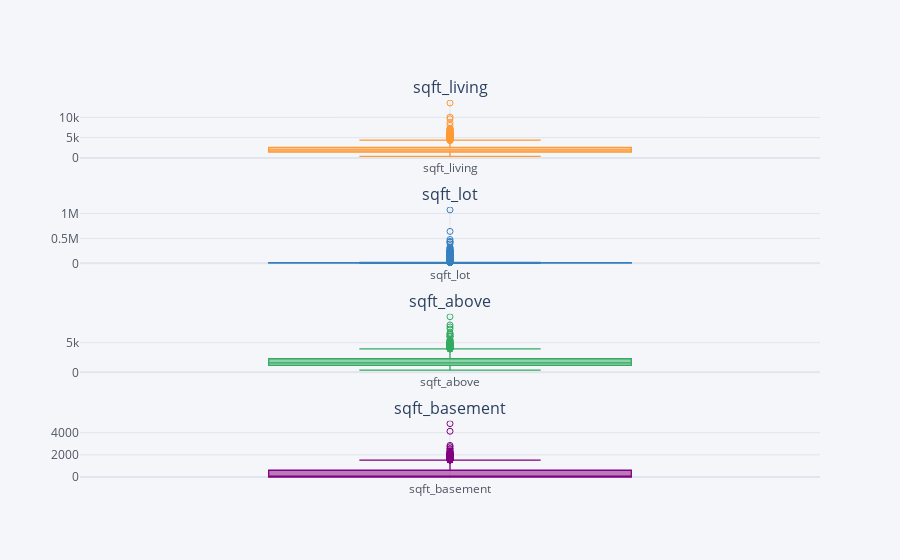

The code cell stored with this chart in its notebook:
### Code cell
# Create the boxplots using Cufflinks and Plotly
fig = df[continuous_cols].iplot(kind='box', subplots=True,boxpoints='outliers', shape=(len(continuous_cols), 1),
                                 subplot_titles=continuous_cols, asFigure=True)

# Update the layout of the boxplots
fig['layout'].update(height=len(continuous_cols) * 400, showlegend=False)

# Adjust the outlier symbol and marker size
for i, trace in enumerate(fig['data']):
    trace.marker.update(symbol='circle-open', size=6)
    
    

fig.show()

### Figure 1 — Plotly figure (JSON) as saved in the notebook; plotly's stock layout.template omitted (floating-point values rounded to 4 significant figures; data arrays with more than 128 entries replaced by an {"elided": "..."} marker saying what was removed)
{"data": [{"boxpoints": "outliers", "line": {"width": 1.3}, "marker": {"color": "rgba(255, 153, 51, 1.0)", "size": 6, "symbol": "circle-open"}, "name": "sqft_living", "orientation": "v", "type": "box", "xaxis": "x", "y": {"elided": "4600 int values"}, "yaxis": "y"}, {"boxpoints": "outliers", "line": {"width": 1.3}, "marker": {"color": "rgba(55, 128, 191, 1.0)", "size": 6, "symbol": "circle-open"}, "name": "sqft_lot", "orientation": "v", "type": "box", "xaxis": "x2", "y": {"elided": "4600 int values"}, "yaxis": "y2"}, {"boxpoints": "outliers", "line": {"width": 1.3}, "marker": {"color": "rgba(50, 171, 96, 1.0)", "size": 6, "symbol": "circle-open"}, "name": "sqft_above", "orientation": "v", "type": "box", "xaxis": "x3", "y": {"elided": "4600 int values"}, "yaxis": "y3"}, {"boxpoints": "outliers", "line": {"width": 1.3}, "marker": {"color": "rgba(128, 0, 128, 1.0)", "size": 6, "symbol": "circle-open"}, "name": "sqft_basement", "orientation": "v", "type": "box", "xaxis": "x4", "y": {"elided": "4600 int values"}, "yaxis": "y4"}], "layout": {"annotations": [{"font": {"size": 16}, "showarrow": false, "text": "sqft_living", "x": 0.5, "xanchor": "center", "xref": "paper", "y": 1, "yanchor": "bottom", "yref": "paper"}, {"font": {"size": 16}, "showarrow": false, "text": "sqft_lot", "x": 0.5, "xanchor": "center", "xref": "paper", "y": 0.7188, "yanchor": "bottom", "yref": "paper"}, {"font": {"size": 16}, "showarrow": false, "text": "sqft_above", "x": 0.5, "xanchor": "center", "xref": "paper", "y": 0.4375, "yanchor": "bottom", "yref": "paper"}, {"font": {"size": 16}, "showarrow": false, "text": "sqft_basement", "x": 0.5, "xanchor": "center", "xref": "paper", "y": 0.1562, "yanchor": "bottom", "yref": "paper"}], "autosize": true, "legend": {"bgcolor": "#F5F6F9", "font": {"color": "#4D5663"}}, "paper_bgcolor": "#F5F6F9", "plot_bgcolor": "#F5F6F9", "showlegend": false, "title": {"font": {"color": "#4D5663"}}, "xaxis": {"anchor": "y", "autorange": true, "domain": [0, 1], "gridcolor": "#E1E5ED", "range": [-0.5, 0.5], "showgrid": true, "tickfont": {"color": "#4D5663"}, "title": {"font": {"color": "#4D5663"}, "text": ""}, "type": "category", "zerolinecolor": "#E1E5ED"}, "xaxis2": {"anchor": "y2", "autorange": true, "domain": [0, 1], "gridcolor": "#E1E5ED", "range": [-0.5, 0.5], "showgrid": true, "tickfont": {"color": "#4D5663"}, "title": {"font": {"color": "#4D5663"}, "text": ""}, "type": "category", "zerolinecolor": "#E1E5ED"}, "xaxis3": {"anchor": "y3", "autorange": true, "domain": [0, 1], "gridcolor": "#E1E5ED", "range": [-0.5, 0.5], "showgrid": true, "tickfont": {"color": "#4D5663"}, "title": {"font": {"color": "#4D5663"}, "text": ""}, "type": "category", "zerolinecolor": "#E1E5ED"}, "xaxis4": {"anchor": "y4", "autorange": true, "domain": [0, 1], "gridcolor": "#E1E5ED", "range": [-0.5, 0.5], "showgrid": true, "tickfont": {"color": "#4D5663"}, "title": {"font": {"color": "#4D5663"}, "text": ""}, "type": "category", "zerolinecolor": "#E1E5ED"}, "yaxis": {"anchor": "x", "autorange": true, "domain": [0.8438, 1], "gridcolor": "#E1E5ED", "range": [-361.7, 14270.0], "showgrid": true, "tickfont": {"color": "#4D5663"}, "title": {"font": {"color": "#4D5663"}, "text": ""}, "type": "linear", "zerolinecolor": "#E1E5ED"}, "yaxis2": {"anchor": "x2", "autorange": true, "domain": [0.5625, 0.7188], "gridcolor": "#E1E5ED", "range": [-59010.0, 1134000.0], "showgrid": true, "tickfont": {"color": "#4D5663"}, "title": {"font": {"color": "#4D5663"}, "text": ""}, "type": "linear", "zerolinecolor": "#E1E5ED"}, "yaxis3": {"anchor": "x3", "autorange": true, "domain": [0.2812, 0.4375], "gridcolor": "#E1E5ED", "range": [-132.2, 9912.0], "showgrid": true, "tickfont": {"color": "#4D5663"}, "title": {"font": {"color": "#4D5663"}, "text": ""}, "type": "linear", "zerolinecolor": "#E1E5ED"}, "yaxis4": {"anchor": "x4", "autorange": true, "domain": [0, 0.1562], "gridcolor": "#E1E5ED", "range": [-267.8, 5088.0], "showgrid": true, "tickfont": {"color": "#4D5663"}, "title": {"font": {"color": "#4D5663"}, "text": ""}, "type": "linear", "zerolinecolor": "#E1E5ED"}}}
